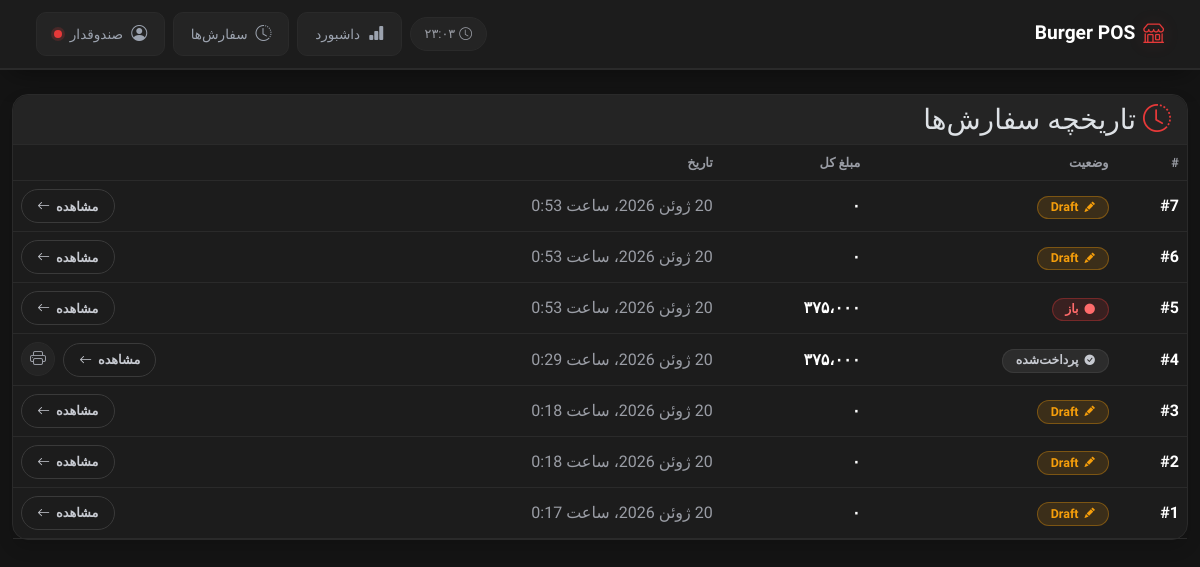
The app's page /orders/ (signed in), older data.
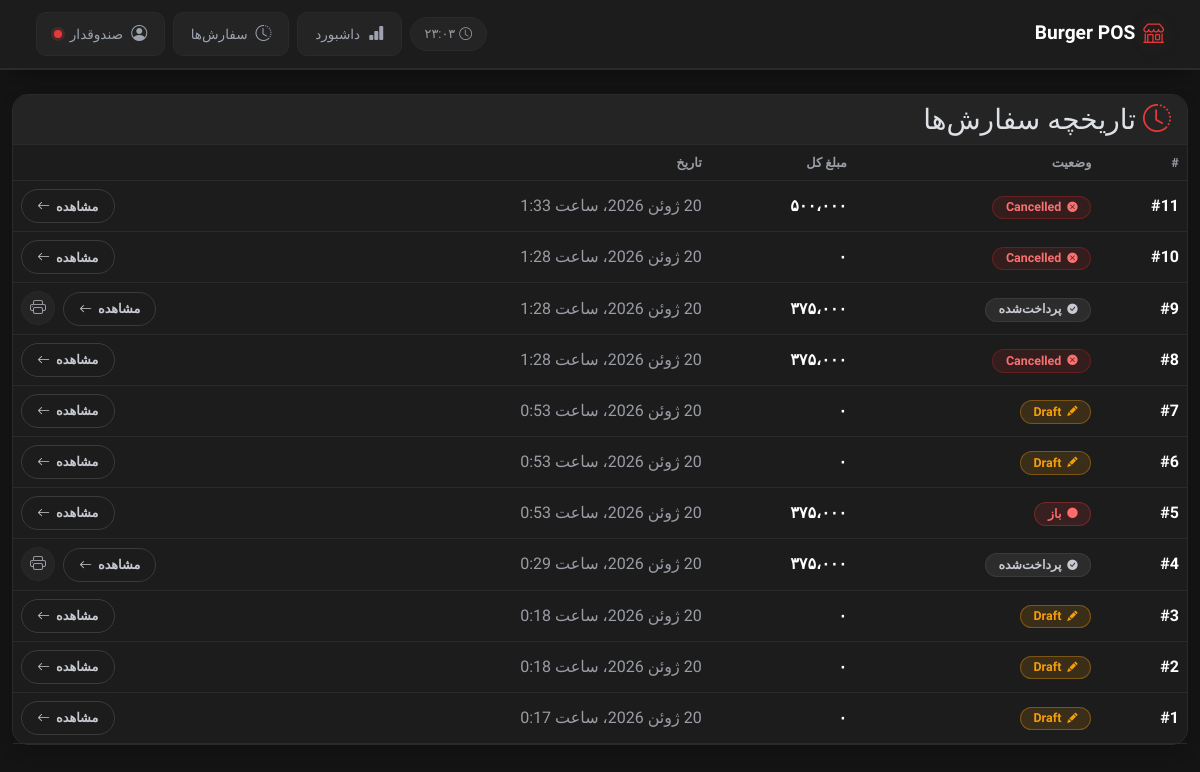
The same page, newer data.
### menu/models.py (models this page shows, shortened)
class Order(models.Model):
    STATUS_CHOICES=[
        ('draft', 'draft'),
        ('open', 'open'),
        ('paid', 'paid'),
        ('cancelled', 'cancelled'),
    ]
    user = models.ForeignKey(get_user_model(), on_delete=models.CASCADE)
    created_at = models.DateTimeField(auto_now_add=True)
    total_price = models.PositiveIntegerField(default=0)
    status = models.CharField(max_length=10, choices=STATUS_CHOICES, default='draft')

### menu/views.py (the view)
# urls.py: path('orders/', OrderListView.as_view(), name='order-list'),
class OrderListView(LoginRequiredMixin, ListView):
    model = Order
    template_name = "menu/order-list.html"
    context_object_name = "orders"
    ordering = ["-created_at"]
    paginate_by = 20

### menu/templatetags/custom_filters.py (called while the page is built)
@register.filter
def persian_number(value):
    value = intcomma(value, False)
    en = '0123456789,'
    fa = '۰۱۲۳۴۵۶۷۸۹،'
    return str(value).translate(
        str.maketrans(en, fa)
    )

### menu/templates/menu/order-list.html (shortened to what this page needs)
{% extends "_base.html" %}
{% load custom_filters %}
{% load i18n %}
{% block content %}
<div class="card shadow">
    <div class="card-header">
        <h3 class="mb-0">
            <i class="bi bi-clock-history" style="color: var(--primary-red);"></i>
            {% trans "Order History" %}
        </h3>
    </div>
    <div class="card-body p-0">
        <table class="table table-hover align-middle mb-0">
            <thead>
                <tr>
                    <th>#</th>
                    <th>{% trans "Status" %}</th>
                    <th>{% trans "Total" %}</th>
                    <th>{% trans "Date" %}</th>
                    <th></th>
                </tr>
            </thead>
            <tbody>
                {% for order in orders %}
                <tr>
                    <td>
                        <strong>#{{ order.id }}</strong>
                    </td>
                    <td>
                        {% if order.status == "paid" %}
                            <span class="status-badge status-badge-paid">
                                <i class="bi bi-check-circle-fill"></i>
                                {% trans "Paid" %}
                            </span>
                        {% elif order.status == "open" %}
                            <span class="status-badge status-badge-open">
                                <i class="bi bi-circle-fill"></i>
                                {% trans "Open" %}
                            </span>
                        {% elif order.status == "draft" %}
                            <span class="status-badge status-badge-draft">
                                <i class="bi bi-pencil-fill"></i>
                                {% trans "Draft" %}
                            </span>
                        {% elif order.status == "cancelled" %}
                            <span class="status-badge status-badge-cancelled">
                                <i class="bi bi-x-circle-fill"></i>
                                {% trans "Cancelled" %}
                            </span>
                        {% else %}
                            <span class="status-badge status-badge-secondary">
                                <i class="bi bi-circle-fill"></i>
                                {{ order.get_status_display|title }}
                            </span>
                        {% endif %}
                    </td>
                    <td class="price-tag">{{ order.total_price|persian_number }}</td>
                    <td class="text-muted">{{ order.created_at }}</td>
                    <td class="text-end">
                        <a href="{% url 'order-detail' order.id %}" class="btn-pos-sm">
                            {% trans "View" %}
                            <i class="bi bi-arrow-left"></i>
                        </a>
                        {% if order.status == "paid" %}
                        <a href="{% url 'order-receipt' order.id %}" target="_blank" class="btn-pos-icon ms-1" title="{% trans 'Print Invoice' %}">
                            <i class="bi bi-printer"></i>
                        </a>
                        {% endif %}
                    </td>
                </tr>
                {% endfor %}
            </tbody>
        </table>
    </div>
</div>
{% endblock %}

### templates/_base.html (shortened to what this page needs)
{% load i18n %}
<!DOCTYPE html>
<html lang="fa" dir="rtl" data-bs-theme="dark">
<head>
<link href="https://cdn.jsdelivr.net/npm/bootstrap@5.3.7/dist/css/bootstrap.rtl.min.css" rel="stylesheet">
<link rel="stylesheet" href="https://cdn.jsdelivr.net/npm/bootstrap-icons@1.13.1/font/bootstrap-icons.min.css">
</head>
<body>
<nav class="navbar navbar-expand-lg navbar-dark">
<div class="container-fluid">
<a href="{% url 'home' %}" class="navbar-brand d-flex align-items-center gap-2">
<i class="bi bi-shop" style="color: var(--primary-red); font-size: 1.3rem;"></i>
{% trans "Burger POS" %}
</a>
<div class="d-flex align-items-center gap-2">
<span class="time-chip d-none d-md-inline-flex align-items-center gap-1">
<i class="bi bi-clock"></i><span id="current-time"></span>
</span>
<a href="{% url 'dashboard' %}" class="nav-btn" title="{% trans 'Dashboard' %}">
<i class="bi bi-bar-chart-fill"></i>
<span class="d-none d-sm-inline">{% trans "Dashboard" %}</span>
</a>
<a href="{% url 'order-list' %}" class="nav-btn" title="{% trans 'Orders' %}">
<i class="bi bi-clock-history"></i>
<span class="d-none d-sm-inline">{% trans "Orders" %}</span>
</a>
<button type="button" class="nav-btn" title="{% trans 'Cashier' %}">
<i class="bi bi-person-circle"></i>
<span class="d-none d-sm-inline">{% trans "Cashier" %}</span>
<span class="status-dot"></span>
</button>
</div>
</div>
</nav>
<div class="container-fluid py-4">
{% block content %}{% endblock %}
</div>
</body>
</html>

### templates/_base.html (style rules this page uses)
:root { --primary-red: #e63939; --red-dark: #c1121f; --red-light: #ff6b6b; --red-glow: rgba(230, 57, 57, 0.18); --surface-1: #141414; --surface-2: #1c1c1c; --surface-3: #242424; --surface-4: #2c2c2c; --border: #2a2a2a; --border-light: #3a3a3a; --text-muted: #9a9da5; --radius-sm: 10px; --radius-md: 16px; --shadow-soft: 0 10px 28px -10px rgba(0,0,0,0.5); --transition-base: all 0.25s cubic-bezier(0.4,0,0.2,1); }
* { -webkit-tap-highlight-color: transparent; }
body { background: var(--surface-1); font-family: 'Vazirmatn', system-ui, sans-serif; color: #e5e7eb; }
.text-muted { color: var(--text-muted) !important; }
.navbar { background: var(--surface-2) !important; border-bottom: 2px solid var(--border); padding: 0.75rem 1.5rem; box-shadow: var(--shadow-soft); }
.navbar-brand { font-weight: 700; font-size: 1.2rem; color: white !important; }
.navbar-brand i { filter: drop-shadow(0 0 8px var(--red-glow)); }
.time-chip { background: var(--surface-3); border: 1px solid var(--border); color: var(--text-muted); padding: 0.4rem 0.85rem; border-radius: 999px; font-size: 0.8rem; }
.nav-btn { background: var(--surface-3); border: 1px solid var(--border); color: #9ca3af; padding: 0.55rem 1.05rem; min-height: 42px; border-radius: var(--radius-sm); font-size: 0.85rem; font-weight: 500; transition: var(--transition-base); text-decoration: none; display: inline-flex; align-items: center; gap: 8px; cursor: pointer; }
.nav-btn i { font-size: 1rem; }
.status-dot { width: 8px; height: 8px; border-radius: 50%; background: var(--primary-red); box-shadow: 0 0 0 3px var(--red-glow); display: inline-block; }
.card { border-radius: var(--radius-md); border: 1px solid var(--border); background: var(--surface-2); }
.card-header { background: var(--surface-3); border-bottom: 1px solid var(--border); border-radius: var(--radius-md) var(--radius-md) 0 0 !important; }
.price-tag { color: var(--primary-red); font-weight: 600; }
.status-badge { display: inline-flex; align-items: center; gap: 6px; padding: 0.35rem 0.85rem; border-radius: 999px; font-size: 0.78rem; font-weight: 600; line-height: 1; }
.status-badge i { font-size: 0.65rem; }
.status-badge-paid { background: var(--surface-4); color: #c7cad1; box-shadow: inset 0 0 0 1px var(--border-light); }
.status-badge-open { background: rgba(230, 57, 57, 0.14); color: var(--red-light); box-shadow: inset 0 0 0 1px rgba(230, 57, 57, 0.35); }
.btn-pos-sm { display: inline-flex; align-items: center; gap: 6px; background: transparent; border: 1px solid var(--border-light); color: #c7cad1; padding: 0.4rem 0.95rem; min-height: 34px; border-radius: 999px; font-size: 0.8rem; font-weight: 600; transition: var(--transition-base); text-decoration: none; }
.btn-pos-icon { width: 34px; height: 34px; border-radius: 50%; display: inline-flex; align-items: center; justify-content: center; background: var(--surface-3); border: 1px solid var(--border); color: var(--text-muted); transition: var(--transition-base); cursor: pointer; }
.table { color: #e5e7eb; }
.table > :not(caption) > * > * { border-bottom-color: var(--border); background-color: transparent; }
.table thead th { color: var(--text-muted); font-weight: 600; font-size: 0.8rem; border-bottom: 1px solid var(--border) !important; }
.status-badge-draft { background: rgba(245, 158, 11, 0.14); color: #f59e0b; box-shadow: inset 0 0 0 1px rgba(245, 158, 11, 0.35); }
.status-badge-cancelled { background: rgba(220, 38, 38, 0.12); color: #f87171; box-shadow: inset 0 0 0 1px rgba(220, 38, 38, 0.3); }

Row changes from the older to the newer data that the page shows:
added Order: id "11", total_price|persian_number "۵۰۰،۰۰۰", created_at "20 ژوئن 2026، ساعت 1:33"
added Order: id "10", total_price|persian_number "۰", created_at "20 ژوئن 2026، ساعت 1:28"
added Order: id "9", total_price|persian_number "۳۷۵،۰۰۰", created_at "20 ژوئن 2026، ساعت 1:28", status "paid" (drawn)
added Order: id "8", total_price|persian_number "۳۷۵،۰۰۰", created_at "20 ژوئن 2026، ساعت 1:28"
